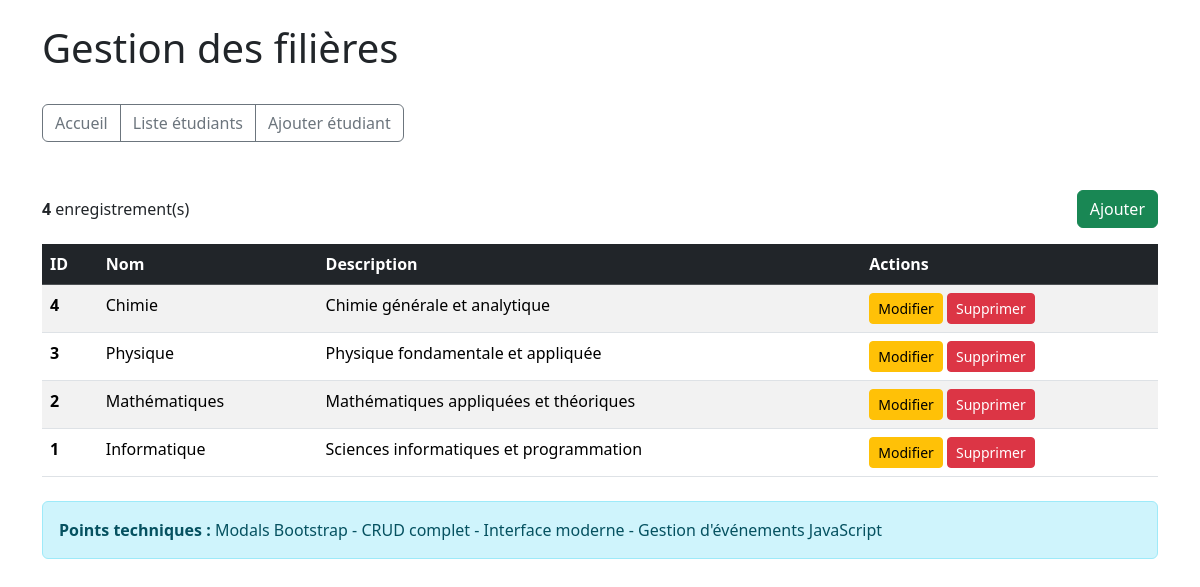
Screenshot of /demo/filieres.php with the database file from the repository.
### tables this page shows
CREATE TABLE IF NOT EXISTS filieres (
    id INT AUTO_INCREMENT PRIMARY KEY,
    nom VARCHAR(100) NOT NULL,
    description TEXT,
    created_at DATETIME DEFAULT CURRENT_TIMESTAMP
);

### app/Config.php (called while the page is built, shortened)
<?php
class Config
{
    private static array $configs = [];
    public static function get(string $file): array
    {
        $configPath = __DIR__ . '/../config/' . $file . '.php';
        self::$configs[$file] = require $configPath;
        return self::$configs[$file];
    }
}

### config/database.php (called while the page is built)
<?php
return [
    'hostname' => 'localhost',
    'username' => 'root',
    'password' => '',
    'dbname' => 'test',
    'port' => '3307',
    'charset' => 'utf8'
];

### app/Database.php (called while the page is built, shortened)
<?php
require_once 'Config.php';
class Database
{
    private static ?\PDO $pdo = null;
    public static function connectTo(): \PDO
    {
        $config = Config::get('database');
        try {
            $dsn = "mysql:host={$config['hostname']};dbname={$config['dbname']};port={$config['port']};charset={$config['charset']}";
            self::$pdo = new \PDO($dsn, $config['username'], $config['password'], [
                \PDO::ATTR_ERRMODE => \PDO::ERRMODE_EXCEPTION,
                \PDO::ATTR_DEFAULT_FETCH_MODE => \PDO::FETCH_ASSOC,
                \PDO::ATTR_EMULATE_PREPARES => false
            ]);
            return self::$pdo;
        } catch (\PDOException $e) {
            throw new \Exception("Erreur de connexion à la base de données : " . $e->getMessage());
        }
    }
}

### app/Model.php (called while the page is built, shortened)
<?php
class Model
{
    private static ?\PDO $pdo = null;
    private string $table;
    private string $primaryKey;
    public function __construct(string $table, string $primaryKey)
    {
        $this->table = $table;
        $this->primaryKey = $primaryKey;
        if (self::$pdo === null) {
            self::$pdo = Database::connectTo();
        }
    }
    public function read(int $id = null, string $orderBy = null): array
    {
        if ($id) {
            $sql = "SELECT * FROM {$this->table} WHERE {$this->primaryKey} = :{$this->primaryKey}";
            $statement = self::$pdo->prepare($sql);
            $statement->execute([$this->primaryKey => $id]);
            return $statement->fetch() ?: [];
        } else {
            $orderBy = $orderBy ?? "{$this->primaryKey} DESC";
            $sql = "SELECT * FROM {$this->table} ORDER BY {$orderBy}";
            $statement = self::$pdo->query($sql);
            return $statement->fetchAll();
        }
    }
}

### app/Security.php (called while the page is built, shortened)
<?php
class Security
{
    public static function escape(string $data): string
    {
        return htmlspecialchars($data, ENT_QUOTES, 'UTF-8');
    }
}

### demo/filieres.php (the view, shortened to what this page needs)
<?php
require_once __DIR__ . '/../app/Database.php';
require_once __DIR__ . '/../app/Model.php';
require_once __DIR__ . '/../app/Security.php';
try {
    $filiereModel = new Model('filieres', 'id');
    $filieres = $filiereModel->read();
} catch (Exception $e) {
    $filieres = [];
    $message = Alert::error('Erreur de chargement : ' . $e->getMessage());
}
?>
<!DOCTYPE html>
<html lang="fr">
<head>
    <link href="../bootstrap-5.3.7-dist/css/bootstrap.min.css" rel="stylesheet">
</head>
<body>
    <div class="container mt-4">
        <h1>Gestion des filières</h1>
        <div class="btn-group my-4" role="group">
            <a href="index.php" class="btn btn-outline-secondary">Accueil</a>
            <a href="etudiants_list.php" class="btn btn-outline-secondary">Liste étudiants</a>
            <a href="etudiants_add.php" class="btn btn-outline-secondary">Ajouter étudiant</a>
        </div>
        <div class="d-flex justify-content-between align-items-center mt-4 mb-3">
            <p class="mb-0"><strong><?= count($filieres) ?></strong> enregistrement(s)</p>
            <button type="button" class="btn btn-success" data-bs-toggle="modal" data-bs-target="#ajouterModal">
                Ajouter
            </button>
        </div>
        <?php if (!empty($filieres)): ?>
        <table class="table table-striped">
            <thead class="table-dark">
                <tr>
                    <th>ID</th>
                    <th>Nom</th>
                    <th>Description</th>
                    <th>Actions</th>
                </tr>
            </thead>
            <tbody>
                <?php foreach ($filieres as $filiere): ?>
                <tr>
                    <td><strong><?= Security::escape($filiere['id']) ?></strong></td>
                    <td><?= Security::escape($filiere['nom']) ?></td>
                    <td><?= Security::escape(substr($filiere['description'] ?? '', 0, 60)) ?><?= strlen($filiere['description'] ?? '') > 60 ? '...' : '' ?></td>
                    <td>
                        <button type="button" class="btn btn-sm btn-warning"
                                onclick="modifierFiliere(<?= $filiere['id'] ?>, '<?= Security::escape($filiere['nom']) ?>', '<?= Security::escape($filiere['description'] ?? '') ?>')">
                            Modifier
                        </button>
                        <button type="button" class="btn btn-sm btn-danger"
                                onclick="supprimerFiliere(<?= $filiere['id'] ?>, '<?= Security::escape($filiere['nom']) ?>')">
                            Supprimer
                        </button>
                    </td>
                </tr>
                <?php endforeach; ?>
            </tbody>
        </table>
        <?php else: ?>
            <div class="alert alert-info mt-4">
                Aucun enregistrement trouvé. <button type="button" class="btn btn-link p-0" data-bs-toggle="modal" data-bs-target="#ajouterModal">Ajouter le premier</button>
            </div>
        <?php endif; ?>
        <div class="alert alert-info mt-4">
            <strong>Points techniques :</strong> Modals Bootstrap - CRUD complet - Interface moderne - Gestion d'événements JavaScript
        </div>
    </div>
</body>
</html>

### rows the page displays
filieres: id "4", nom "Chimie", description "Chimie générale et analytique"
filieres: id "3", nom "Physique", description "Physique fondamentale et appliquée"
filieres: id "2", nom "Mathématiques", description "Mathématiques appliquées et théoriques"
filieres: id "1", nom "Informatique", description "Sciences informatiques et programmation"

### other values shown
count($filieres) "4"
